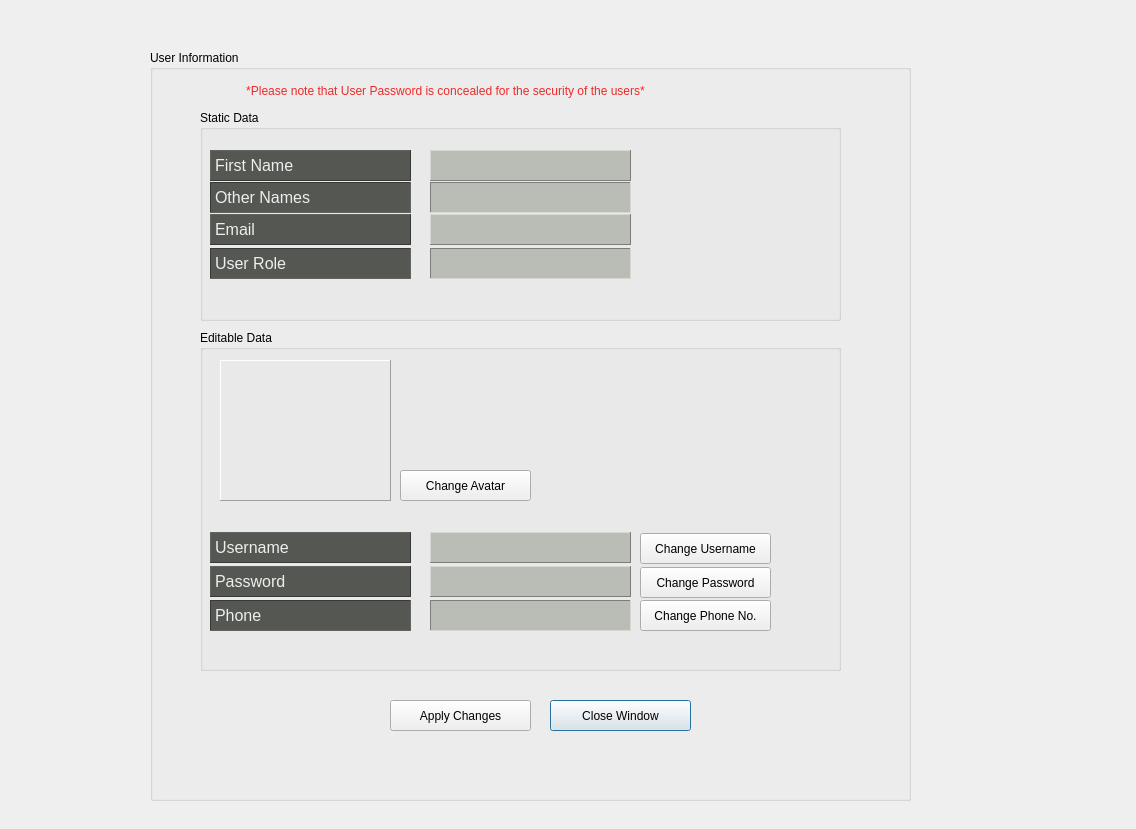
<?xml version="1.0" encoding="UTF-8"?>
<ui version="4.0">
 <class>ProfileViewer</class>
 <widget class="QDialog" name="ProfileViewer">
  <property name="geometry">
   <rect>
    <x>0</x>
    <y>0</y>
    <width>1136</width>
    <height>829</height>
   </rect>
  </property>
  <property name="windowTitle">
   <string>Dialog</string>
  </property>
  <widget class="QGroupBox" name="groupBox">
   <property name="geometry">
    <rect>
     <x>150</x>
     <y>50</y>
     <width>761</width>
     <height>751</height>
    </rect>
   </property>
   <property name="title">
    <string>User Information</string>
   </property>
   <widget class="QPushButton" name="btn_closeWindow">
    <property name="geometry">
     <rect>
      <x>400</x>
      <y>650</y>
      <width>141</width>
      <height>31</height>
     </rect>
    </property>
    <property name="text">
     <string>Close Window</string>
    </property>
    <property name="icon">
     <iconset resource="resources.qrc">
      <normaloff>:/resources/icons/signs (3).png</normaloff>:/resources/icons/signs (3).png</iconset>
    </property>
    <property name="iconSize">
     <size>
      <width>24</width>
      <height>24</height>
     </size>
    </property>
   </widget>
   <widget class="QLabel" name="label_12">
    <property name="geometry">
     <rect>
      <x>10</x>
      <y>30</y>
      <width>571</width>
      <height>21</height>
     </rect>
    </property>
    <property name="styleSheet">
     <string notr="true">font: 57 11pt &quot;Ubuntu&quot;;
color: rgb(239, 41, 41);
</string>
    </property>
    <property name="text">
     <string>*Please note that User Password is concealed for the security of the users*</string>
    </property>
    <property name="alignment">
     <set>Qt::AlignCenter</set>
    </property>
   </widget>
   <widget class="QGroupBox" name="groupBox_2">
    <property name="geometry">
     <rect>
      <x>50</x>
      <y>60</y>
      <width>641</width>
      <height>211</height>
     </rect>
    </property>
    <property name="title">
     <string>Static Data</string>
    </property>
    <widget class="QLabel" name="mpEmail">
     <property name="geometry">
      <rect>
       <x>230</x>
       <y>104</y>
       <width>201</width>
       <height>31</height>
      </rect>
     </property>
     <property name="styleSheet">
      <string notr="true">background-color: rgb(186, 189, 182);</string>
     </property>
     <property name="frameShape">
      <enum>QFrame::Panel</enum>
     </property>
     <property name="frameShadow">
      <enum>QFrame::Raised</enum>
     </property>
     <property name="text">
      <string/>
     </property>
    </widget>
    <widget class="QLabel" name="mp_otherNames">
     <property name="geometry">
      <rect>
       <x>230</x>
       <y>72</y>
       <width>201</width>
       <height>31</height>
      </rect>
     </property>
     <property name="styleSheet">
      <string notr="true">background-color: rgb(186, 189, 182);</string>
     </property>
     <property name="frameShape">
      <enum>QFrame::Panel</enum>
     </property>
     <property name="frameShadow">
      <enum>QFrame::Sunken</enum>
     </property>
     <property name="text">
      <string/>
     </property>
    </widget>
    <widget class="QLabel" name="lbl_email_2">
     <property name="geometry">
      <rect>
       <x>10</x>
       <y>104</y>
       <width>201</width>
       <height>31</height>
      </rect>
     </property>
     <property name="font">
      <font>
       <pointsize>12</pointsize>
      </font>
     </property>
     <property name="styleSheet">
      <string notr="true">background-color: rgb(85, 87, 83);
color: rgb(238, 238, 236);</string>
     </property>
     <property name="frameShape">
      <enum>QFrame::Panel</enum>
     </property>
     <property name="frameShadow">
      <enum>QFrame::Raised</enum>
     </property>
     <property name="text">
      <string>Email</string>
     </property>
    </widget>
    <widget class="QLabel" name="mp_firstName">
     <property name="geometry">
      <rect>
       <x>230</x>
       <y>40</y>
       <width>201</width>
       <height>31</height>
      </rect>
     </property>
     <property name="styleSheet">
      <string notr="true">background-color: rgb(186, 189, 182);</string>
     </property>
     <property name="frameShape">
      <enum>QFrame::Panel</enum>
     </property>
     <property name="frameShadow">
      <enum>QFrame::Raised</enum>
     </property>
     <property name="text">
      <string/>
     </property>
    </widget>
    <widget class="QLabel" name="lbl_other_names_2">
     <property name="geometry">
      <rect>
       <x>10</x>
       <y>72</y>
       <width>201</width>
       <height>31</height>
      </rect>
     </property>
     <property name="font">
      <font>
       <pointsize>12</pointsize>
      </font>
     </property>
     <property name="styleSheet">
      <string notr="true">background-color: rgb(85, 87, 83);
color: rgb(238, 238, 236);</string>
     </property>
     <property name="frameShape">
      <enum>QFrame::Panel</enum>
     </property>
     <property name="frameShadow">
      <enum>QFrame::Sunken</enum>
     </property>
     <property name="text">
      <string>Other Names</string>
     </property>
    </widget>
    <widget class="QLabel" name="lbl_first_name_2">
     <property name="geometry">
      <rect>
       <x>10</x>
       <y>40</y>
       <width>201</width>
       <height>31</height>
      </rect>
     </property>
     <property name="font">
      <font>
       <family>Ubuntu</family>
       <pointsize>12</pointsize>
       <weight>50</weight>
       <bold>false</bold>
      </font>
     </property>
     <property name="styleSheet">
      <string notr="true">background-color: rgb(85, 87, 83);
color: rgb(238, 238, 236);</string>
     </property>
     <property name="frameShape">
      <enum>QFrame::Panel</enum>
     </property>
     <property name="frameShadow">
      <enum>QFrame::Raised</enum>
     </property>
     <property name="text">
      <string>First Name</string>
     </property>
    </widget>
    <widget class="QLabel" name="mp_userRole">
     <property name="geometry">
      <rect>
       <x>230</x>
       <y>138</y>
       <width>201</width>
       <height>31</height>
      </rect>
     </property>
     <property name="styleSheet">
      <string notr="true">background-color: rgb(186, 189, 182);</string>
     </property>
     <property name="frameShape">
      <enum>QFrame::Panel</enum>
     </property>
     <property name="frameShadow">
      <enum>QFrame::Sunken</enum>
     </property>
     <property name="text">
      <string/>
     </property>
    </widget>
    <widget class="QLabel" name="lbl_username_4">
     <property name="geometry">
      <rect>
       <x>10</x>
       <y>138</y>
       <width>201</width>
       <height>31</height>
      </rect>
     </property>
     <property name="font">
      <font>
       <family>Ubuntu</family>
       <pointsize>12</pointsize>
       <weight>50</weight>
       <bold>false</bold>
      </font>
     </property>
     <property name="styleSheet">
      <string notr="true">background-color: rgb(85, 87, 83);
color: rgb(238, 238, 236);</string>
     </property>
     <property name="frameShape">
      <enum>QFrame::Panel</enum>
     </property>
     <property name="frameShadow">
      <enum>QFrame::Sunken</enum>
     </property>
     <property name="text">
      <string>User Role</string>
     </property>
    </widget>
   </widget>
   <widget class="QGroupBox" name="groupBox_3">
    <property name="geometry">
     <rect>
      <x>50</x>
      <y>280</y>
      <width>641</width>
      <height>341</height>
     </rect>
    </property>
    <property name="title">
     <string>Editable Data</string>
    </property>
    <widget class="QPushButton" name="pb_change_userName">
     <property name="geometry">
      <rect>
       <x>440</x>
       <y>203</y>
       <width>131</width>
       <height>31</height>
      </rect>
     </property>
     <property name="text">
      <string>Change Username</string>
     </property>
     <property name="icon">
      <iconset resource="resources.qrc">
       <normaloff>:/resources/icons/user.png</normaloff>:/resources/icons/user.png</iconset>
     </property>
    </widget>
    <widget class="QLabel" name="mp_userName">
     <property name="geometry">
      <rect>
       <x>230</x>
       <y>202</y>
       <width>201</width>
       <height>31</height>
      </rect>
     </property>
     <property name="styleSheet">
      <string notr="true">background-color: rgb(186, 189, 182);</string>
     </property>
     <property name="frameShape">
      <enum>QFrame::Panel</enum>
     </property>
     <property name="frameShadow">
      <enum>QFrame::Raised</enum>
     </property>
     <property name="text">
      <string/>
     </property>
    </widget>
    <widget class="QPushButton" name="pb_change_phone">
     <property name="geometry">
      <rect>
       <x>440</x>
       <y>270</y>
       <width>131</width>
       <height>31</height>
      </rect>
     </property>
     <property name="text">
      <string>Change Phone No.</string>
     </property>
     <property name="icon">
      <iconset resource="resources.qrc">
       <normaloff>:/resources/icons/Pencil-icon.png</normaloff>:/resources/icons/Pencil-icon.png</iconset>
     </property>
    </widget>
    <widget class="QLabel" name="lbl_username_3">
     <property name="geometry">
      <rect>
       <x>10</x>
       <y>202</y>
       <width>201</width>
       <height>31</height>
      </rect>
     </property>
     <property name="font">
      <font>
       <family>Ubuntu</family>
       <pointsize>12</pointsize>
      </font>
     </property>
     <property name="styleSheet">
      <string notr="true">background-color: rgb(85, 87, 83);
color: rgb(238, 238, 236);</string>
     </property>
     <property name="frameShape">
      <enum>QFrame::Panel</enum>
     </property>
     <property name="frameShadow">
      <enum>QFrame::Raised</enum>
     </property>
     <property name="text">
      <string>Username</string>
     </property>
    </widget>
    <widget class="QLabel" name="mp_Phone">
     <property name="geometry">
      <rect>
       <x>230</x>
       <y>270</y>
       <width>201</width>
       <height>31</height>
      </rect>
     </property>
     <property name="styleSheet">
      <string notr="true">background-color: rgb(186, 189, 182);</string>
     </property>
     <property name="frameShape">
      <enum>QFrame::Panel</enum>
     </property>
     <property name="frameShadow">
      <enum>QFrame::Sunken</enum>
     </property>
     <property name="text">
      <string/>
     </property>
    </widget>
    <widget class="QPushButton" name="pb_changePassword">
     <property name="geometry">
      <rect>
       <x>440</x>
       <y>237</y>
       <width>131</width>
       <height>31</height>
      </rect>
     </property>
     <property name="text">
      <string>Change Password</string>
     </property>
     <property name="icon">
      <iconset resource="resources.qrc">
       <normaloff>:/resources/newIcons/user.png</normaloff>:/resources/newIcons/user.png</iconset>
     </property>
    </widget>
    <widget class="QLabel" name="lbl_admin_3">
     <property name="geometry">
      <rect>
       <x>10</x>
       <y>236</y>
       <width>201</width>
       <height>31</height>
      </rect>
     </property>
     <property name="font">
      <font>
       <pointsize>12</pointsize>
      </font>
     </property>
     <property name="styleSheet">
      <string notr="true">background-color: rgb(85, 87, 83);
color: rgb(238, 238, 236);</string>
     </property>
     <property name="frameShape">
      <enum>QFrame::Panel</enum>
     </property>
     <property name="frameShadow">
      <enum>QFrame::Raised</enum>
     </property>
     <property name="text">
      <string>Password</string>
     </property>
    </widget>
    <widget class="QLabel" name="mp_password">
     <property name="geometry">
      <rect>
       <x>230</x>
       <y>236</y>
       <width>201</width>
       <height>31</height>
      </rect>
     </property>
     <property name="styleSheet">
      <string notr="true">background-color: rgb(186, 189, 182);</string>
     </property>
     <property name="frameShape">
      <enum>QFrame::Panel</enum>
     </property>
     <property name="frameShadow">
      <enum>QFrame::Raised</enum>
     </property>
     <property name="text">
      <string/>
     </property>
    </widget>
    <widget class="QLabel" name="lbl_phone_2">
     <property name="geometry">
      <rect>
       <x>10</x>
       <y>270</y>
       <width>201</width>
       <height>31</height>
      </rect>
     </property>
     <property name="font">
      <font>
       <pointsize>12</pointsize>
      </font>
     </property>
     <property name="styleSheet">
      <string notr="true">background-color: rgb(85, 87, 83);
color: rgb(238, 238, 236);</string>
     </property>
     <property name="frameShape">
      <enum>QFrame::Panel</enum>
     </property>
     <property name="frameShadow">
      <enum>QFrame::Sunken</enum>
     </property>
     <property name="text">
      <string>Phone</string>
     </property>
    </widget>
    <widget class="QLabel" name="mp_avatar">
     <property name="geometry">
      <rect>
       <x>20</x>
       <y>30</y>
       <width>171</width>
       <height>141</height>
      </rect>
     </property>
     <property name="styleSheet">
      <string notr="true"/>
     </property>
     <property name="frameShape">
      <enum>QFrame::Panel</enum>
     </property>
     <property name="frameShadow">
      <enum>QFrame::Raised</enum>
     </property>
     <property name="text">
      <string/>
     </property>
    </widget>
    <widget class="QPushButton" name="pb_changeAvatar">
     <property name="geometry">
      <rect>
       <x>200</x>
       <y>140</y>
       <width>131</width>
       <height>31</height>
      </rect>
     </property>
     <property name="text">
      <string>Change Avatar</string>
     </property>
     <property name="icon">
      <iconset resource="resources.qrc">
       <normaloff>:/resources/icons/user.png</normaloff>:/resources/icons/user.png</iconset>
     </property>
    </widget>
   </widget>
   <widget class="QPushButton" name="btn_ApplyChanges">
    <property name="geometry">
     <rect>
      <x>240</x>
      <y>650</y>
      <width>141</width>
      <height>31</height>
     </rect>
    </property>
    <property name="text">
     <string>Apply Changes</string>
    </property>
    <property name="icon">
     <iconset resource="resources.qrc">
      <normaloff>:/resources/newIcons/check-icon.png</normaloff>:/resources/newIcons/check-icon.png</iconset>
    </property>
    <property name="iconSize">
     <size>
      <width>24</width>
      <height>24</height>
     </size>
    </property>
   </widget>
  </widget>
  <widget class="QLabel" name="label">
   <property name="geometry">
    <rect>
     <x>20</x>
     <y>20</y>
     <width>121</width>
     <height>121</height>
    </rect>
   </property>
   <property name="styleSheet">
    <string notr="true">border-image: url(:/resources/icons/Logo2.png);</string>
   </property>
   <property name="text">
    <string/>
   </property>
  </widget>
  <widget class="QLabel" name="label_2">
   <property name="geometry">
    <rect>
     <x>0</x>
     <y>-10</y>
     <width>1131</width>
     <height>831</height>
    </rect>
   </property>
   <property name="styleSheet">
    <string notr="true">border-image: url(:/resources/background/picklit.jpg);</string>
   </property>
   <property name="text">
    <string/>
   </property>
  </widget>
  <zorder>label_2</zorder>
  <zorder>label</zorder>
  <zorder>groupBox</zorder>
 </widget>
 <resources>
  <include location="resources.qrc"/>
 </resources>
 <connections/>
</ui>
